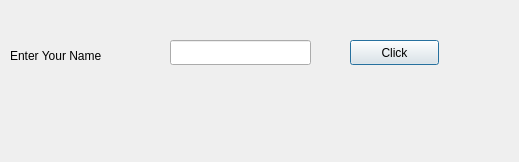
<?xml version="1.0" encoding="UTF-8"?>
<ui version="4.0">
 <class>Dialog</class>
 <widget class="QDialog" name="Dialog">
  <property name="geometry">
   <rect>
    <x>0</x>
    <y>0</y>
    <width>519</width>
    <height>162</height>
   </rect>
  </property>
  <property name="windowTitle">
   <string>Dialog</string>
  </property>
  <widget class="QLabel" name="labelResponse">
   <property name="geometry">
    <rect>
     <x>170</x>
     <y>90</y>
     <width>141</width>
     <height>41</height>
    </rect>
   </property>
   <property name="text">
    <string/>
   </property>
  </widget>
  <widget class="QLineEdit" name="lineEditName">
   <property name="geometry">
    <rect>
     <x>170</x>
     <y>40</y>
     <width>141</width>
     <height>25</height>
    </rect>
   </property>
   <property name="text">
    <string/>
   </property>
  </widget>
  <widget class="QPushButton" name="ButtonClickMe">
   <property name="geometry">
    <rect>
     <x>350</x>
     <y>40</y>
     <width>89</width>
     <height>25</height>
    </rect>
   </property>
   <property name="text">
    <string>Click</string>
   </property>
  </widget>
  <widget class="QLabel" name="label">
   <property name="geometry">
    <rect>
     <x>10</x>
     <y>40</y>
     <width>121</width>
     <height>31</height>
    </rect>
   </property>
   <property name="text">
    <string>Enter Your Name</string>
   </property>
  </widget>
 </widget>
 <resources/>
 <connections/>
</ui>
